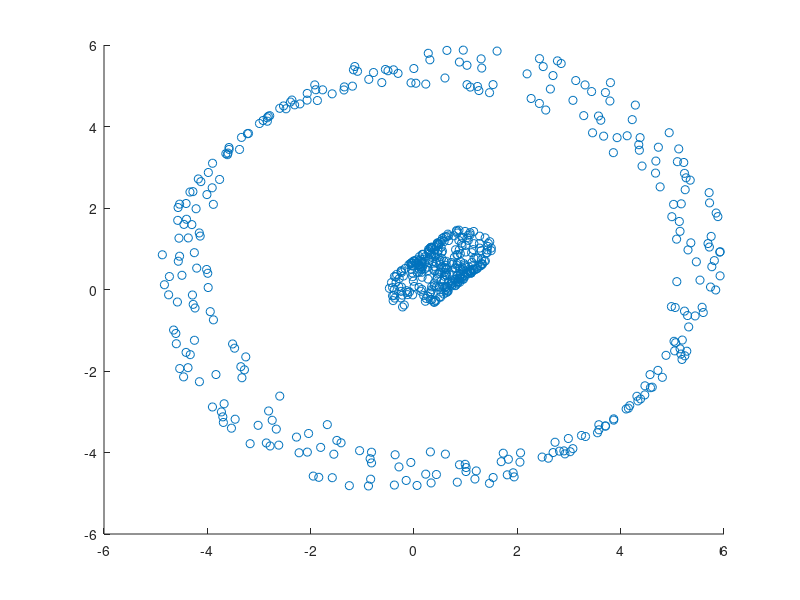

Recreate this plot in MATLAB. (Note: this script raises an error after producing the figure.)
% Hirarchical Clustering
% 
clc
close all
%%% Read more: 
%%%https://in.mathworks.com/help/stats/dbscan.html

%%%%visualisation of data points%%%%
% Parameters for data generation
N = 300;  % Number of data points
r1 = 0.5; % Radius of first circle
r2 = 5;   % Radius of second circle
theta = linspace(0,2*pi,N)';

X1 = r1*[cos(theta),sin(theta)]+ rand(N,1); 
X2 = r2*[cos(theta),sin(theta)]+ rand(N,1);
X = [X1;X2] % Noisy 2-D circular data set
scatter(X(:,1),X(:,2))

pause
%%%%%Finding dissimilarity matrix: pdist command is used
idx = dbscan(X,1,5); % The default distance metric is Euclidean distance
%Visualize the clustering.

gscatter(X(:,1),X(:,2),idx);
title('DBSCAN Using Euclidean Distance Metric')
